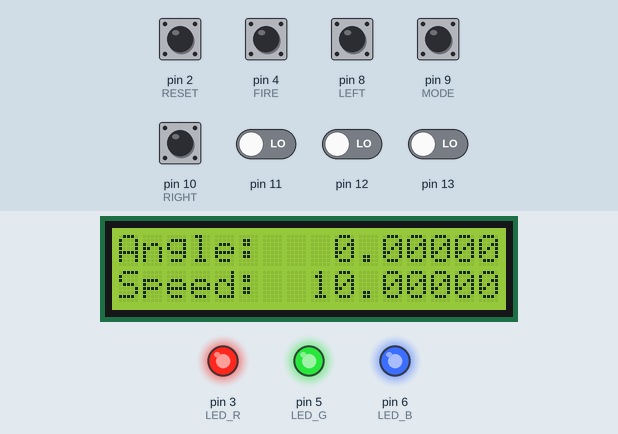
This sketch was run on a simulated Arduino Uno, built for the host (arithmetic inside an expression is 32-bit, double 64-bit). On the bench: 16×2 character LCD, output pins drawn as LEDs (lit = HIGH). The inputs (shaded band) are chosen by the test bench; at power-on: pin 2 (RESET), pin 4 (FIRE), pin 8 (LEFT), pin 9 (MODE), pin 10 (RIGHT) HIGH, pin 11–13 LOW. What the sketch prints to the serial monitor is not drawn.

Above: at 1.2 s.
1.3 s: pin 9 (MODE) pulled LOW for 0.15 s
At 1.36 s:
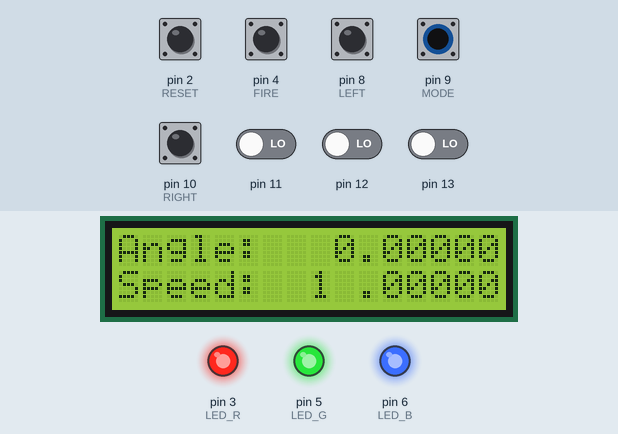
2.0 s: pin 8 (LEFT) pulled LOW for 0.15 s
At 2.18 s:
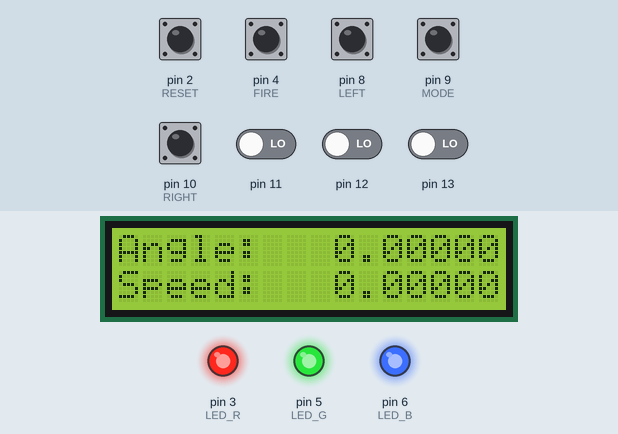
Timing chart, 0 to 5.0 s (numbered marks = the images above; inputs shaded):
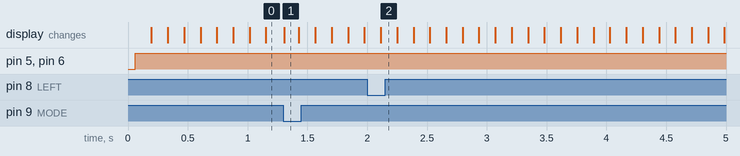

Measured:
- after the input at 1.3 s, the display: changes at once (image 1)
- after the input at 2.0 s, the display: changes after 0.11 s (image 2)

The sketch:

controller.ino
```cpp
#include <LiquidCrystal.h>
#include <util/atomic.h>
#include "Clock4.h"

LiquidCrystal lcd(14, 15, 18, 19, 20, 21);
Clock4 clk;

#define LED_R 3
#define LED_G 5
#define LED_B 6

#define LEFT 8
#define RIGHT 10
#define MODE 9
#define RESET 2
#define FIRE 4
#define ENC_A 7
#define ENC_B 16

int8_t pos = 0;
int8_t enc_a_old = 0;
uint32_t last_a_0 = 0;
uint32_t last_b_0 = 0;
void evaluateEnc()
{
  uint8_t enc_a = !!(PINE & (1 << PE6));
  uint8_t enc_b = (PINB & (1 << PB2));
  uint32_t now = micros();
  if(!enc_a) last_a_0 = now;
  else if(now - last_a_0 < 1000) enc_a = 0;

  if(!enc_b) last_b_0 = now;
  else if(now - last_b_0 < 1000) enc_b = 0;

  if(!enc_b)
  {
    pos += (enc_a_old - enc_a);
  }
  enc_a_old = enc_a;
}

void setup()
{
  Serial.begin(115200);

  lcd.begin(16, 2);
  clk.period(100);
  clk.attachInterrupt(evaluateEnc);

  //attachInterrupt(digitalPinToInterrupt(ENC_A), evaluateEnc, CHANGE);
  //attachInterrupt(digitalPinToInterrupt(ENC_B), evaluateEnc, CHANGE);

  pinMode(LED_R, OUTPUT);
  pinMode(LED_G, OUTPUT);
  pinMode(LED_B, OUTPUT);

  pinMode(LEFT, INPUT_PULLUP);
  pinMode(RIGHT, INPUT_PULLUP);
  pinMode(MODE, INPUT_PULLUP);
  pinMode(RESET, INPUT_PULLUP);
  pinMode(FIRE, INPUT_PULLUP);
  pinMode(ENC_B, INPUT_PULLUP);
  pinMode(ENC_A, INPUT_PULLUP);
}


char line[17];
char debug[12];
uint8_t mode = 0;
int64_t res = 1000000000000;
uint8_t dspPos = 9;
int64_t angle = 0;
int64_t speed = 10000000000000;
uint8_t timerCursor;
uint8_t buttonPin[5] = {LEFT, RIGHT, RESET, MODE, FIRE};
uint8_t buttonOld[11] = {1};
uint8_t button[11];
int64_t energy;
uint8_t red, grn, blu;
char serBuffer[64];
int16_t serIndex;
int16_t colorTimer = 20;
int16_t energyTimer = 1;

void loop()
{
  if(energy > speed)
  {
    analogWrite(LED_R, 255 - red / 63);
    analogWrite(LED_G, 255 - grn / 63);
    analogWrite(LED_B, 255 - blu / 63);
  }
  else
  {
    analogWrite(LED_R, 255);
    analogWrite(LED_G, 255);
    analogWrite(LED_B, 255);
  }

  int16_t c = Serial.read();
  if(c != -1)
  {
    serBuffer[serIndex] = c;
    if(c == 10 || c == 13)
    {
      serBuffer[serIndex] = 0;
      if(serIndex == 4)
      {
        energy = 1000000000000 * atoi(serBuffer);
        energyTimer = 53;
      }
      if(serIndex == 11)
      {
        if(serBuffer[3] == ' ' && serBuffer[7] == ' ')
        {
          int16_t mincol = 255;
          red = atoi(serBuffer);
          grn = atoi(serBuffer + 4);
          blu = atoi(serBuffer + 8);
          mincol = min(mincol, red);
          mincol = min(mincol, grn);
          mincol = min(mincol, blu);
          red -= mincol;
          grn -= mincol;
          blu -= mincol;
          colorTimer = 47;
        }
      }
      serIndex = 0;
    }
    else if(serIndex < 63)
    {
      serIndex++;
    }
  }

  if(energyTimer > 0)
  {
    energyTimer--;
  }
  else
  {
    Serial.println("u");
    energyTimer = 53;
  }

  if(colorTimer > 0)
  {
    colorTimer--;
  }
  else
  {
    Serial.println("n Zeta");
    Serial.println("d 1");
    Serial.println("g");
    colorTimer = 47;
  }


  int8_t inc;
  ATOMIC_BLOCK(ATOMIC_FORCEON)
  {
    inc = pos;
    pos = 0;
  }

  if(mode == 0)
  {
    angle += inc * res;
    while(angle < 0) angle += 360000000000000;
    while(angle >= 360000000000000) angle -= 360000000000000;
  }
  else
  {
    speed += inc * res;
    if(speed < 0) speed = 0;
    if(speed > 200000000000000) speed = 200000000000000;
  }

  for(int i = 0; i < 5; ++i)
  {
    button[buttonPin[i]] = digitalRead(buttonPin[i]);
  }

  if(!button[LEFT] && buttonOld[LEFT])
  {
    if(res < 10000000000000)
    {
      res *= 10;
      dspPos--;
      if(dspPos == 10) dspPos--;
    }
  }

  if(!button[RIGHT] && buttonOld[RIGHT])
  {
    if(res > 1)
    {
      res /= 10;
      dspPos++;
      if(dspPos == 10) dspPos++;
    }
  }

  if(!button[RESET] && buttonOld[RESET])
  {
    mode = 0;
    res = 1000000000000;
    speed = 10000000000000;
    angle = 0;
    dspPos = 9;
  }

  if(!button[MODE] && buttonOld[MODE])
  {
    mode = !mode;
  }

  if(inc != 0) timerCursor = 0;
  if(++timerCursor > 63) timerCursor = 0;

  int32_t a_predec = angle / 1000000000000;
  int32_t a_first_5 = (angle % 1000000000000) / 10000000;
  int32_t a_last_7 = (angle % 10000000);

  if(dspPos < 16)
  {
    sprintf(line, "Angle: %3ld.%.5ld", a_predec, a_first_5);
    if(mode == 0 && timerCursor > 31) line[dspPos] = ' ';
    lcd.setCursor(0, 0);
    lcd.print(line);
  }
  else
  {
    sprintf(line, "%3ld.%.5ld%.7ld", a_predec, a_first_5, a_last_7);
    if(mode == 0 && timerCursor > 31) line[dspPos - 7] = ' ';
    lcd.setCursor(0, 0);
    lcd.print(line);
  }

  int32_t s_predec = speed / 1000000000000;
  int32_t s_first_5 = (speed % 1000000000000) / 10000000;
  int32_t s_last_7 = (speed % 10000000);

  if(dspPos < 16)
  {
    sprintf(line, "Speed: %3ld.%.5ld", s_predec, s_first_5);
    if(mode == 1 && timerCursor > 31) line[dspPos] = ' ';
    lcd.setCursor(0, 1);
    lcd.print(line);
  }
  else
  {
    sprintf(line, "%3ld.%.5ld%.7ld", s_predec, s_first_5, s_last_7);
    if(mode == 1 && timerCursor > 31) line[dspPos - 7] = ' ';
    lcd.setCursor(0, 1);
    lcd.print(line);
  }

  if(!button[FIRE] && buttonOld[FIRE])
  {
    if(energy >= speed) energy -= speed;
    sprintf(line, "v %ld.%.5ld%.7ld", s_predec, s_first_5, s_last_7);
    Serial.println(line);
    sprintf(line, "%ld.%.5ld%.7ld", a_predec, a_first_5, a_last_7);
    Serial.println(line);
  }

  for(int i = 0; i < 5; ++i)
  {
    buttonOld[buttonPin[i]] = button[buttonPin[i]];
  }
}
```

Clock4.cpp
```cpp
#include <Arduino.h>
#include "Clock4.h"

static volatile uint8_t clock4_trigger;
static volatile void (*callback)(void);

void Clock4::period(uint16_t _period)
{
  init(F_CPU / 1000 * _period / 1000);
}

void Clock4::rate(uint16_t _rate)
{
  init(F_CPU / _rate);
}

void Clock4::attachInterrupt(void (*_callback)(void))
{
  callback = _callback;
}

void Clock4::init(uint32_t cycles)
{
  if(cycles > 65535)
  {
    cycles = 65535;
  }

  m_base = cycles;

  TCCR1A = (1 << WGM10);
  TCCR1B = (1 << WGM13) | (1 << CS10);
  TCCR1C = 0;
  OCR1A = m_base;
  TCNT1 = 0;
  TIFR1 = (1 << TOV1);
  TIMSK1 = (1 << TOIE1);
}

uint8_t Clock4::value()
{
  return TCNT3;
}

uint8_t Clock4::base()
{
  return m_base;
}

boolean Clock4::expired()
{
  boolean ret = false;

  if(clock4_trigger)
  {
    clock4_trigger = 0;
    ret = true;
  }

  return ret;
}

ISR(TIMER1_OVF_vect)
{
  clock4_trigger = 1;
  if(callback) callback();
}
```

Clock4.h
```cpp
class Clock4
{
  public:
    uint8_t value();
    uint8_t base();
    boolean expired();
    void period(uint16_t _period);
    void rate(uint16_t _rate);
    void attachInterrupt(void (*_callback)(void));

  private:
    uint16_t m_base;
    void init(uint32_t cycles);
};
```
